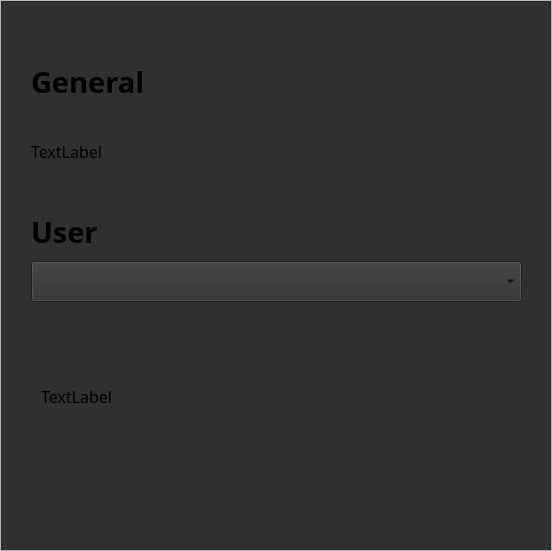
      <widget class="QWidget" name="page_4">
       <layout class="QVBoxLayout" name="verticalLayout_5">
        <property name="spacing">
         <number>0</number>
        </property>
        <property name="leftMargin">
         <number>0</number>
        </property>
        <property name="topMargin">
         <number>0</number>
        </property>
        <property name="rightMargin">
         <number>0</number>
        </property>
        <property name="bottomMargin">
         <number>0</number>
        </property>
        <item>
         <widget class="QFrame" name="frame_21">
          <property name="maximumSize">
           <size>
            <width>16777215</width>
            <height>16777215</height>
           </size>
          </property>
          <property name="frameShape">
           <enum>QFrame::StyledPanel</enum>
          </property>
          <property name="frameShadow">
           <enum>QFrame::Raised</enum>
          </property>
         </widget>
        </item>
        <item>
         <widget class="QFrame" name="frame_22">
          <property name="maximumSize">
           <size>
            <width>16777215</width>
            <height>16777215</height>
           </size>
          </property>
          <property name="frameShape">
           <enum>QFrame::StyledPanel</enum>
          </property>
          <property name="frameShadow">
           <enum>QFrame::Raised</enum>
          </property>
          <layout class="QHBoxLayout" name="horizontalLayout_6">
           <property name="spacing">
            <number>0</number>
           </property>
           <property name="leftMargin">
            <number>0</number>
           </property>
           <property name="topMargin">
            <number>0</number>
           </property>
           <property name="rightMargin">
            <number>0</number>
           </property>
           <property name="bottomMargin">
            <number>0</number>
           </property>
           <item>
            <widget class="QFrame" name="frame_24">
             <property name="frameShape">
              <enum>QFrame::StyledPanel</enum>
             </property>
             <property name="frameShadow">
              <enum>QFrame::Raised</enum>
             </property>
            </widget>
           </item>
           <item>
            <widget class="QFrame" name="frame_25">
             <property name="minimumSize">
              <size>
               <width>550</width>
               <height>549</height>
              </size>
             </property>
             <property name="maximumSize">
              <size>
               <width>550</width>
               <height>549</height>
              </size>
             </property>
             <property name="styleSheet">
              <string notr="true">background-color: rgb(48, 48, 48);</string>
             </property>
             <property name="frameShape">
              <enum>QFrame::StyledPanel</enum>
             </property>
             <property name="frameShadow">
              <enum>QFrame::Raised</enum>
             </property>
             <widget class="QLabel" name="generalStatistic">
              <property name="geometry">
               <rect>
                <x>30</x>
                <y>110</y>
                <width>486</width>
                <height>81</height>
               </rect>
              </property>
              <property name="minimumSize">
               <size>
                <width>486</width>
                <height>0</height>
               </size>
              </property>
              <property name="maximumSize">
               <size>
                <width>486</width>
                <height>16777215</height>
               </size>
              </property>
              <property name="font">
               <font>
                <family>Poppins Medium</family>
                <pointsize>12</pointsize>
                <weight>50</weight>
                <bold>false</bold>
               </font>
              </property>
              <property name="text">
               <string>TextLabel</string>
              </property>
             </widget>
             <widget class="QComboBox" name="userStatistics">
              <property name="geometry">
               <rect>
                <x>30</x>
                <y>260</y>
                <width>491</width>
                <height>41</height>
               </rect>
              </property>
              <property name="minimumSize">
               <size>
                <width>486</width>
                <height>0</height>
               </size>
              </property>
              <property name="maximumSize">
               <size>
                <width>16777215</width>
                <height>16777215</height>
               </size>
              </property>
              <property name="font">
               <font>
                <family>Poppins</family>
                <pointsize>12</pointsize>
                <weight>50</weight>
                <bold>false</bold>
               </font>
              </property>
             </widget>
             <widget class="QLabel" name="usersStaticsLabel">
              <property name="geometry">
               <rect>
                <x>40</x>
                <y>310</y>
                <width>486</width>
                <height>171</height>
               </rect>
              </property>
              <property name="minimumSize">
               <size>
                <width>486</width>
                <height>0</height>
               </size>
              </property>
              <property name="maximumSize">
               <size>
                <width>486</width>
                <height>16777215</height>
               </size>
              </property>
              <property name="font">
               <font>
                <family>Poppins Medium</family>
                <pointsize>12</pointsize>
                <weight>50</weight>
                <bold>false</bold>
               </font>
              </property>
              <property name="styleSheet">
               <string notr="true"/>
              </property>
              <property name="text">
               <string>TextLabel</string>
              </property>
             </widget>
             <widget class="QLabel" name="label_5">
              <property name="geometry">
               <rect>
                <x>30</x>
                <y>60</y>
                <width>481</width>
                <height>41</height>
               </rect>
              </property>
              <property name="font">
               <font>
                <family>Poppins ExtraBold</family>
                <pointsize>22</pointsize>
                <weight>75</weight>
                <bold>true</bold>
               </font>
              </property>
              <property name="text">
               <string>General</string>
              </property>
             </widget>
             <widget class="QLabel" name="label_6">
              <property name="geometry">
               <rect>
                <x>30</x>
                <y>210</y>
                <width>481</width>
                <height>41</height>
               </rect>
              </property>
              <property name="font">
               <font>
                <family>Poppins ExtraBold</family>
                <pointsize>22</pointsize>
                <weight>75</weight>
                <bold>true</bold>
               </font>
              </property>
              <property name="text">
               <string>User</string>
              </property>
             </widget>
            </widget>
           </item>
           <item>
            <widget class="QFrame" name="frame_26">
             <property name="frameShape">
              <enum>QFrame::StyledPanel</enum>
             </property>
             <property name="frameShadow">
              <enum>QFrame::Raised</enum>
             </property>
            </widget>
           </item>
          </layout>
         </widget>
        </item>
        <item>
         <widget class="QFrame" name="frame_23">
          <property name="maximumSize">
           <size>
            <width>16777215</width>
            <height>16777215</height>
           </size>
          </property>
          <property name="frameShape">
           <enum>QFrame::StyledPanel</enum>
          </property>
          <property name="frameShadow">
           <enum>QFrame::Raised</enum>
          </property>
         </widget>
        </item>
       </layout>
      </widget>
